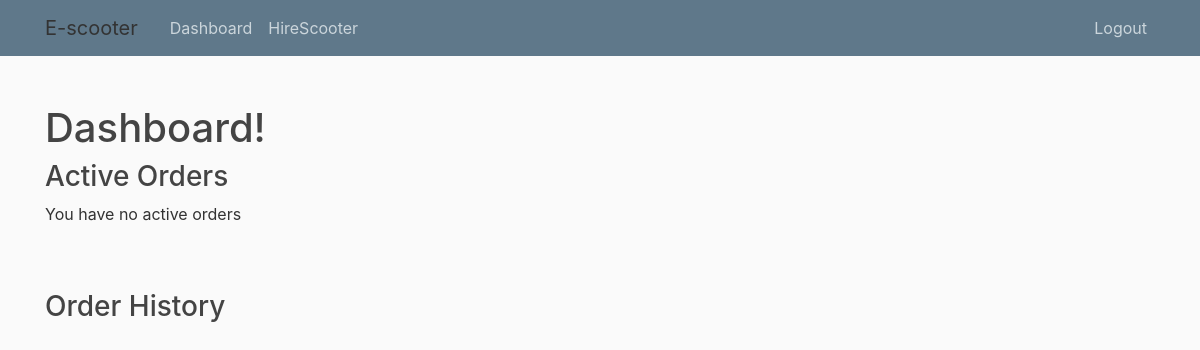
/dashboard (signed in), run on an earlier commit of the app's database.
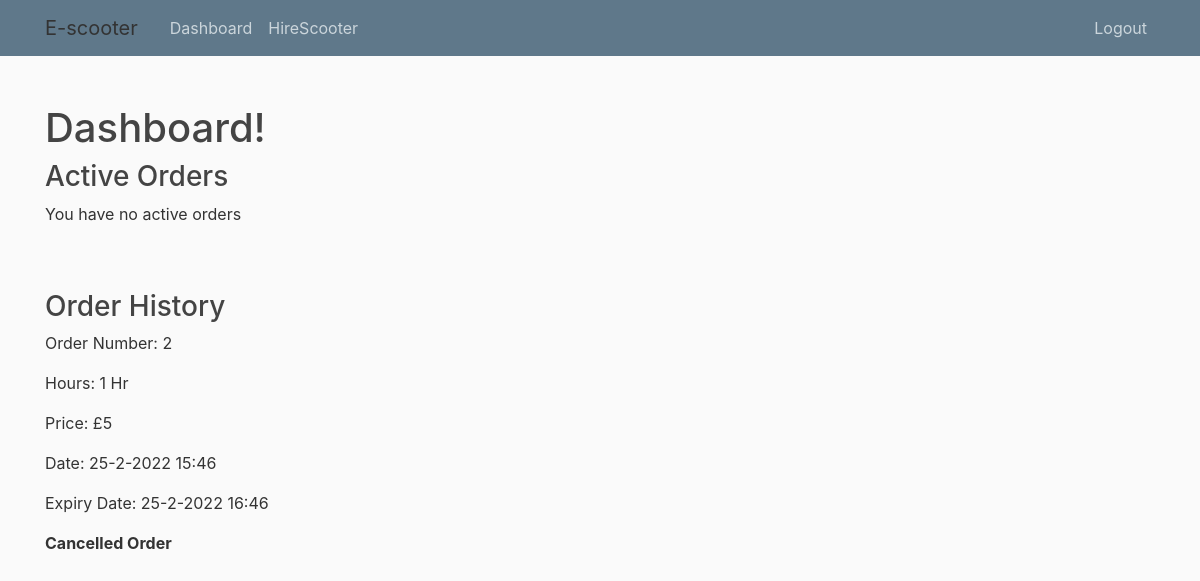
And on a later commit of the database.
### app/models.py (models this page shows)
class Booking(db.Model):
    __tablename__ = "bookings"
    id = db.Column(db.Integer, primary_key=True)
    ScooterID = db.Column(db.Integer, ForeignKey("scooters.id"))
    UserID = db.Column(db.Integer, ForeignKey("users.id"))
    numHours = db.Column(db.Integer, nullable = False)
    date = db.Column(db.DateTime, nullable = False)
    expiry = db.Column(db.DateTime)
    price = db.Column(db.Integer, nullable = False)
    cancelled = db.Column(db.Boolean, default = False, nullable=False)

### app/views.py (the view)
@app.route("/dashboard")
def dashboard():
    if not session.get('email'):
        return redirect("/")
    elif session.get('admin') != 0:
        return redirect("/admin")
    else:
        user = models.User.query.filter_by(email = session['email']).first()
        orders = models.Booking.query.filter_by(UserID = user.id).all()
        active_id = []
        current_date = datetime.now()
        for o in orders:
            if (current_date < (o.expiry)):
                active_id.append(o.id)
        return render_template("dashboard.html", title='Dashboard', orders=orders, active= active_id)

### app/templates/dashboard.html (shortened to what this page needs)
{% extends "base.html" %}
{% block content %}
<head>
</head>
<body>
    <h1>Dashboard!</h1>
    <h3>Active Orders</h3>
    {% if not active %}
        <p>You have no active orders</p>
    {% endif %}
    <br> </br>
    <h3>Order History</h3>
    {% for elem in orders %}
        {% if elem.id not in active or elem.cancelled %}
            <p>Order Number: {{elem.id}}</p>
            <p>Hours: {{elem.numHours}} Hr</p>
            <p>Price: £{{elem.price}}</p>
            <p>Date: {{elem.date.day}}-{{elem.date.month}}-{{elem.date.year}} {{elem.date.hour}}:{{elem.date.minute}}</p>
            <p>Expiry Date: {{elem.expiry.day}}-{{elem.expiry.month}}-{{elem.expiry.year}} {{elem.expiry.hour}}:{{elem.expiry.minute}}</p>
            {% if elem.cancelled %}
            <b>Cancelled Order</b>
            {% endif %}
            <br> </br>
        {% endif %}
    {% endfor %}
</body>
{% endblock content %}

### app/templates/base.html (shortened to what this page needs)
<!doctype html>
<html lang="en">
  <head>
    <link rel="stylesheet" href="https://stackpath.bootstrapcdn.com/bootstrap/4.3.1/css/bootstrap.min.css">
    <link rel="stylesheet" type="text/css" href="{{ url_for('static', filename='style.css')}}">
  </head>
    <header class="site-header">
      <nav class="navbar navbar-expand-md navbar-dark bg-steel fixed-top">
        <div class="container">
          <a class="navbar-brand mr-4">E-scooter</a>
          <div class="collapse navbar-collapse" id="navbarToggle">
            <div class="navbar-nav mr-auto">
              {% if session.get("email") %}
                <a class="nav-item nav-link" href="/dashboard">Dashboard</a>
                <a class="nav-item nav-link" href="/hire_scooter">HireScooter</a>
              {% endif %}
            </div>
            <div class="navbar-nav">
              {% if session.get("email") %}
                <a class="nav-item nav-link" href="/logout">Logout</a>
              {% else %}
                <a class="nav-item nav-link" href="/">Login</a>
                <a class="nav-item nav-link" href="/register">Register</a>
              {% endif %}
            </div>
          </div>
        </div>
      </nav>
    </header>
    <div>
    <br>
    </div>
    <div class = 'container'>
      {% block content %}{% endblock %}
    </div>
  </body>
</html>

### app/static/style.css (style rules this page uses)
body { background: #fafafa; color: #333333; margin-top: 5rem; }
h1, h2, h3, h4, h5, h6 { color: #444444; }
.bg-steel { background-color: #5f788a; }
.site-header .navbar-nav .nav-link { color: #cbd5db; }

What changed in the data, as far as the page shows it:
added Booking: id "2", numHours "1", price "5", date.day "25", date.month "2", date.year "2022", date.hour "15", date.minute "46", expiry.day "25", expiry.month "2", expiry.year "2022", expiry.hour "16", expiry.minute "46", cancelled "Cancelled Order"
